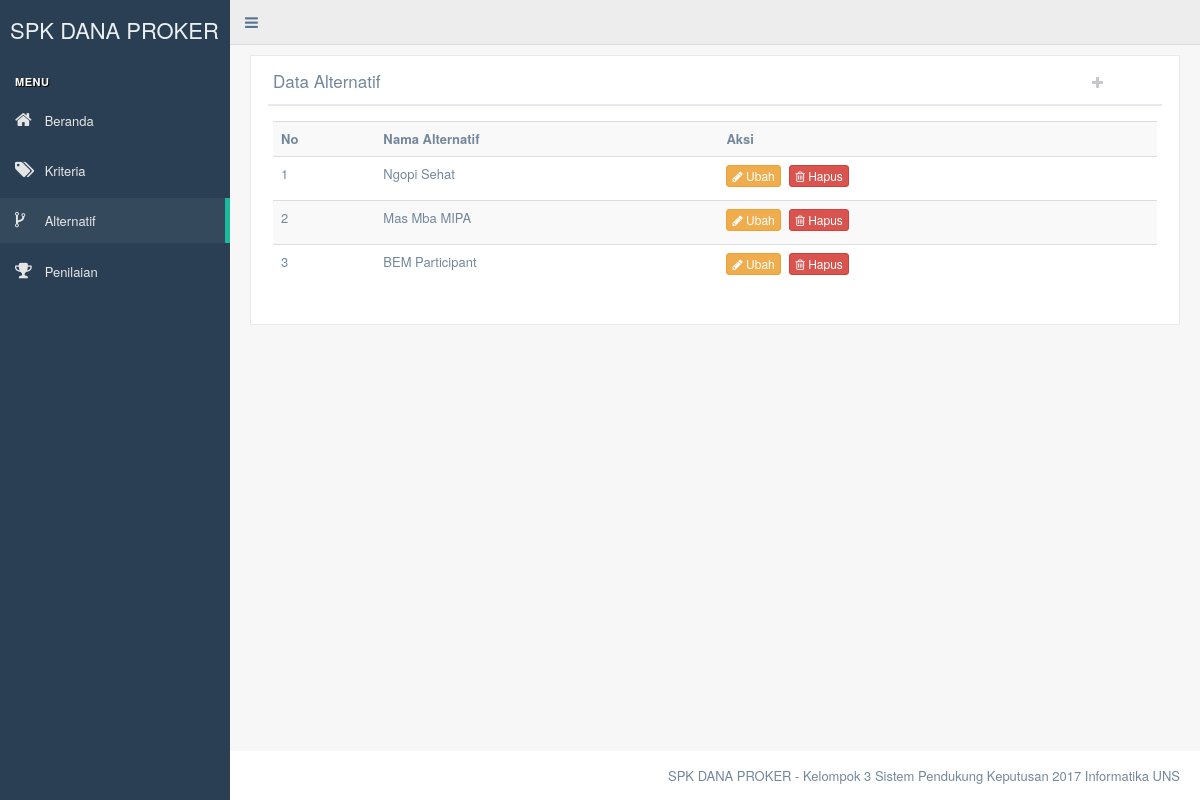
The app's page /alternatif.php, older data.
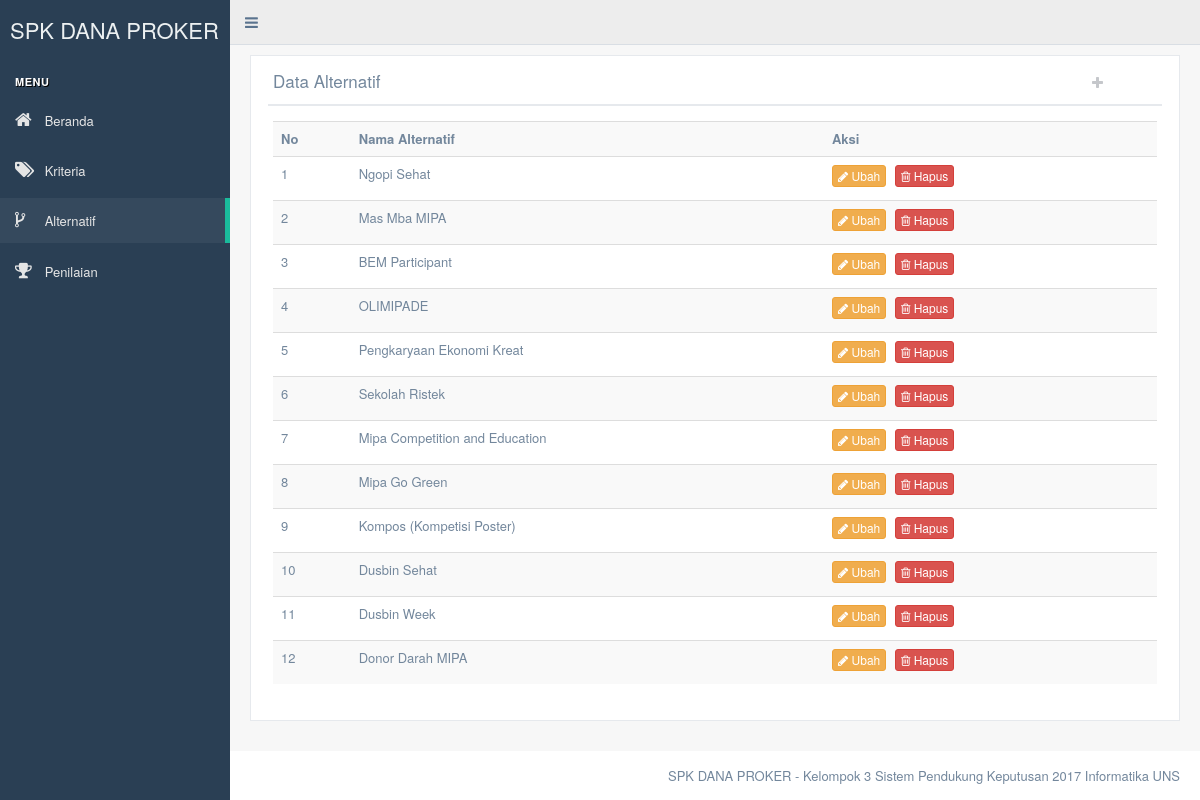
The same page, newer data.
### tables this page shows
CREATE TABLE `alternatif` (
  `id` int(2) NOT NULL,
  `nama` varchar(30) NOT NULL,
  `bobot_20` int(2) NOT NULL,
  `bobot_21` int(2) NOT NULL,
  `bobot_22` int(2) NOT NULL
);

### crud_alternatif.php (the view, shortened to what this page needs)
<?php
	require 'koneksi.php';
	function get_alternatif() {
		global $koneksi;
		$sql = "SELECT * FROM alternatif";
		$query = mysqli_query($koneksi, $sql);
		if(mysqli_num_rows($query) == 0) {
			echo "Belum ada alternatif";
		} else {
?>
			<table class="table table-striped">
				<tr>
					<th>No</th>
					<th>Nama Alternatif</th>
					<th>Aksi</th>
				</tr>
<?php
			$no = 1;
			while($row = mysqli_fetch_assoc($query)) {
?>
				<tr>
					<td><?php echo $no; ?></td>
					<td><?php echo $row['nama']; ?></td>
					<td>
						<a class="btn btn-warning btn-xs" data-toggle="modal" data-placement="right" data-target="#modal_ubah_alternatif_<?php echo $row['id']; ?>"><i class="fa fa-pencil"></i> Ubah</a>
						<a class="btn btn-danger btn-xs" data-toggle="modal" data-placement="right" data-target="#modal_hapus_alternatif_<?php echo $row['id']; ?>"><i class="fa fa-trash-o"></i> Hapus</a>
					</td>
				</tr>
<?php
				$no++;
			}
?>
			</table>
<?php
		}
	}
?>

Row changes from the older to the newer data that the page shows:
added alternatif: nama "OLIMIPADE"
added alternatif: nama "Pengkaryaan Ekonomi Kreat"
added alternatif: nama "Sekolah Ristek"
added alternatif: nama "Mipa Competition and Education"
added alternatif: nama "Mipa Go Green"
added alternatif: nama "Kompos (Kompetisi Poster)"
added alternatif: nama "Dusbin Sehat"
added alternatif: nama "Dusbin Week"
added alternatif: nama "Donor Darah MIPA"
